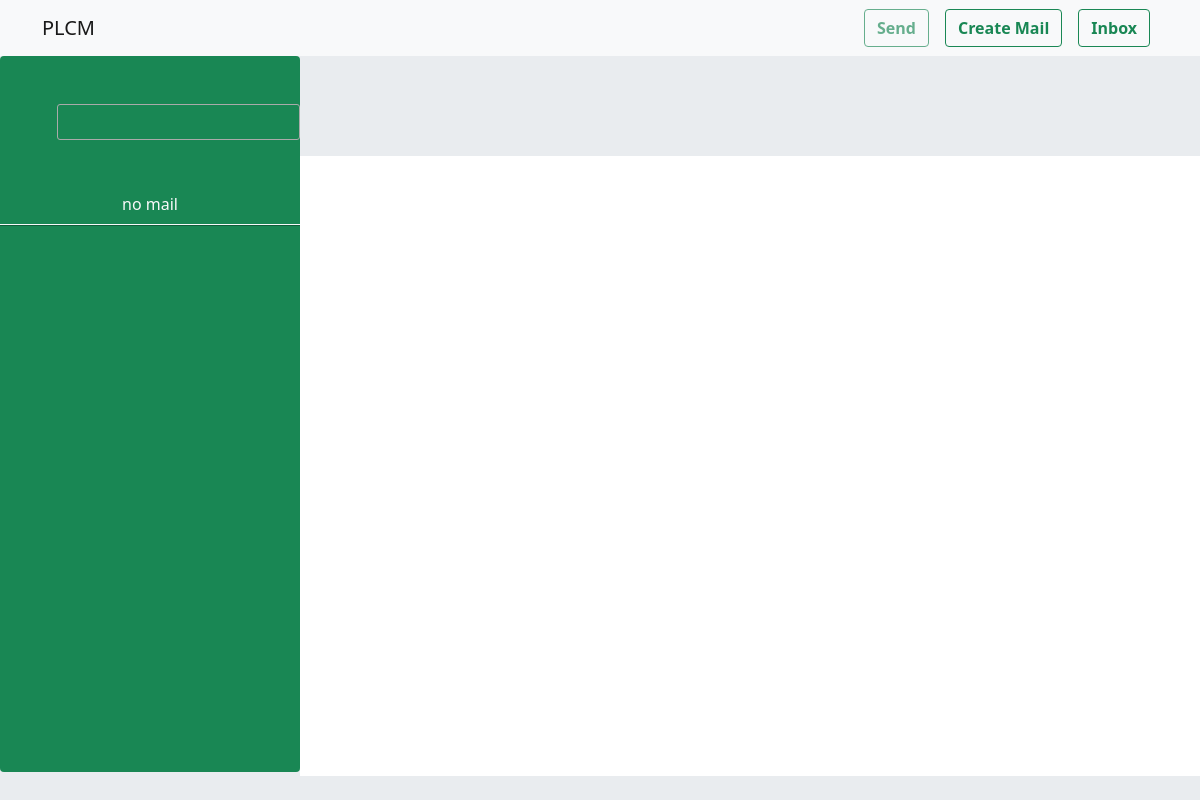
/admin/send_mail.php (signed in), run on an earlier commit of the app's database.
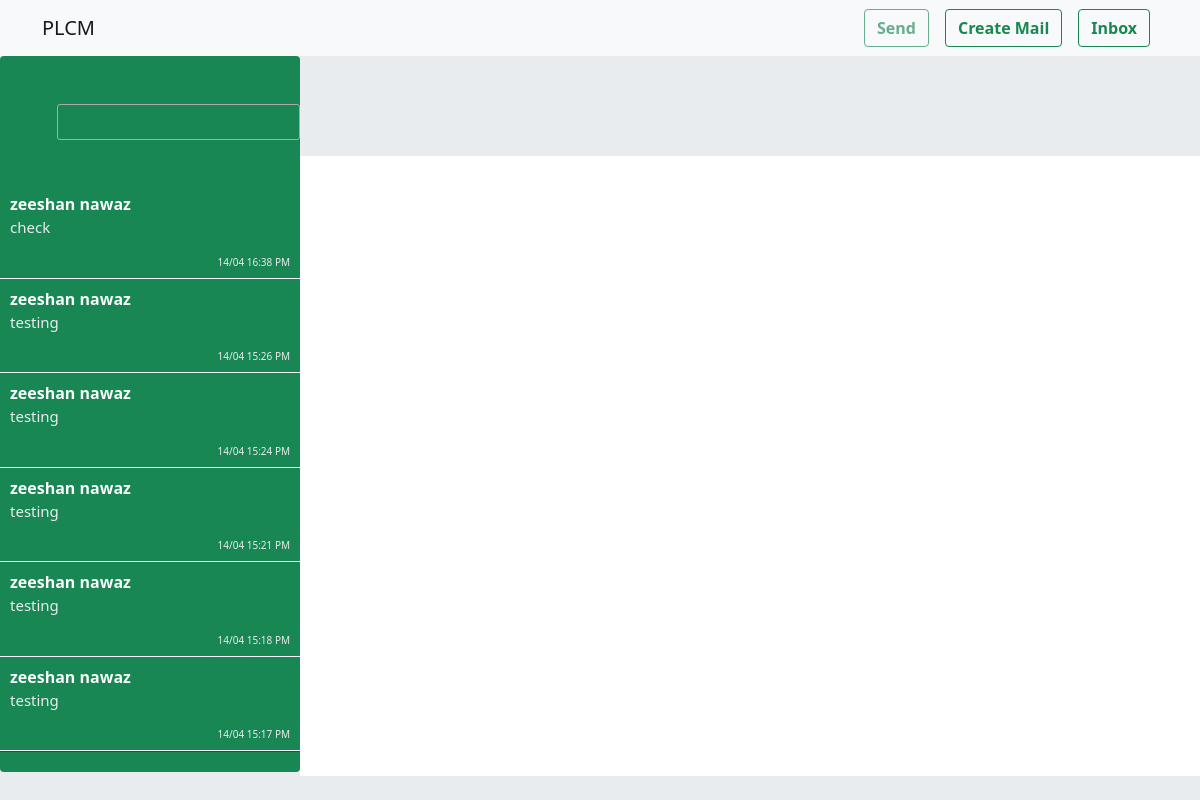
And on a later commit of the database.
### tables this page shows
CREATE TABLE `emails` (
  `e_id` int(11) NOT NULL,
  `crt_id` int(11) NOT NULL,
  `m_id` int(11) NOT NULL,
  `subject` text NOT NULL,
  `description` text NOT NULL,
  `category` int(11) NOT NULL,
  `file_path` text NOT NULL,
  `date` timestamp NOT NULL DEFAULT current_timestamp(),
  `status` text NOT NULL DEFAULT 'unseen'
);

CREATE TABLE `members` (
  `m_id` int(11) NOT NULL,
  `f_name` text NOT NULL,
  `l_name` text NOT NULL,
  `reg_no` text NOT NULL,
  `email` text NOT NULL,
  `password` text NOT NULL,
  `designation` text NOT NULL,
  `speciality` text NOT NULL,
  `img_path` text NOT NULL,
  `date` timestamp NOT NULL DEFAULT current_timestamp() ON UPDATE current_timestamp()
);

### admin/send_mail.php (the view, shortened to what this page needs)
<?php
include_once("connection/connection.php");
$s_id=$_SESSION['id'];
$user=null;
$query="select status,e_id,m_id ,emails.description,emails.date as date from emails where   emails.crt_id=".$s_id." order by e_id desc";
$emails=mysqli_query($conn,$query);
if(mysqli_num_rows($emails)>0){
  while($em=mysqli_fetch_assoc($emails)){
  if($em['m_id']==14){
    $query="select * from admin ";
    $get_admin=mysqli_query($conn,$query);
    $admin_data=mysqli_fetch_assoc($get_admin);
    $name=$admin_data['f_name'];
    $file_path=$admin_data['img_path'];
}
else{
    $query="select * from members where m_id=".$em['m_id'];
    $get_member=mysqli_query($conn,$query);
    $member_data=mysqli_fetch_assoc($get_member);
    $name=$member_data['f_name']." ".$member_data['l_name'];
}
    $user.="<tr class='bg-success border border-start-0 border-end-0 border-top-0 border-light get_mail' data-id='".$em['e_id']."' data-m_id='".$em['m_id']."' style='cursor:pointer'><td><div class='text-light fw-bold'>".$name."</div>
    <p class=' e_desc'>".substr($em['description'],0,100)."</p>
    <div class='text-end e_date'>".date('d/m H:i A',strtotime($em['date']))."</div>
    </td></tr>";
  }
}
else{
  $user="<tr class='bg-success border border-0'><td class='text-light text-center ' colspan='5'>no mail</td></tr> ";
}
?>
<!doctype html>
<html lang="en">
  <head>
    <link href="https://cdn.jsdelivr.net/npm/bootstrap@5.1.3/dist/css/bootstrap.min.css" rel="stylesheet">
    <link rel="stylesheet" type="text/css" href="//cdn.datatables.net/1.10.21/css/jquery.dataTables.min.css"/>
    <link rel='stylesheet' href='css/style.css'>
    <link rel='stylesheet' href='../css/style2.css'>
<link rel="stylesheet" href="css/jquery.multiselect.css">
  </head>
  <body>
  <div class='container-fluid p-0 responsive wrapper-message email' >
  <nav class="navbar navbar-expand-md navbar-light bg-light">
  <div class="container">
  <a class="navbar-brand" href="index.php">PLCM</a>
    <div class="collapse navbar-collapse" id="navbarSupportedContent">
      <div class=' d-flex align-items-center justify-md-content-start justify-content-around'>
           <a type="button" class="btn  btn-outline-success fw-bold disabled mx-2" href="send_mail.php">
  Send
</a>
<button type="button" class="btn  btn-outline-success fw-bold mx-2" data-bs-toggle="modal" data-bs-target="#exampleModal">
  Create Mail
</button>
               <a type="button" class="btn  btn-outline-success fw-bold mx-2" href="inbox_mail.php">
  Inbox
</a>
</div>
    </div>
  </div>
</nav>
<section class=' bg message-sec ' style="height:90vh">
  <div class='row m-0 align-items-stretch justify-content-start ' style="height:90vh;">
  <div class='col-3  p-0  bg-success rounded  ' style="height:89.5vh;overflow-y:hidden">
  <div class="table-responsive mt-2 pb-5 mt-5" style="height:84.5vh;overflow-y:scroll">
<table id="userTable" class=' table table-hover ' style="border-collapse: separate;">
        <thead>
                   </thead>
        <tbody id="list_profile">
       <?php echo $user;?>
        </tbody>
    </table>
                </div>
</div>
<div class='col-9 bg-body d-flex flex-column p-0' style="height:90vh">
    <div class='bg px-2 py-4 user_profile' style="height:15%">
</div>
        <div class='col-12 text-muted h3 fw-bold  d-flex flex-column  align-items-start px-2 py-4' id='message_show' style="height:85%; overflow-y:scroll" >
          </div>
</div>
</div>
</div>
</body>
</html>

What changed in the data, as far as the page shows it:
added emails: m.l_name "zeeshan nawaz", description "check", date "14/04 16:38 PM"
added emails: m.l_name "zeeshan nawaz", description "testing", date "14/04 15:26 PM"
added emails: m.l_name "zeeshan nawaz", description "testing", date "14/04 15:24 PM"
added emails: m.l_name "zeeshan nawaz", description "testing", date "14/04 15:21 PM"
added emails: m.l_name "zeeshan nawaz", description "testing", date "14/04 15:18 PM"
added emails: m.l_name "zeeshan nawaz", description "testing", date "14/04 15:17 PM"
Also different on the page:
text no longer shown: "no mail"
